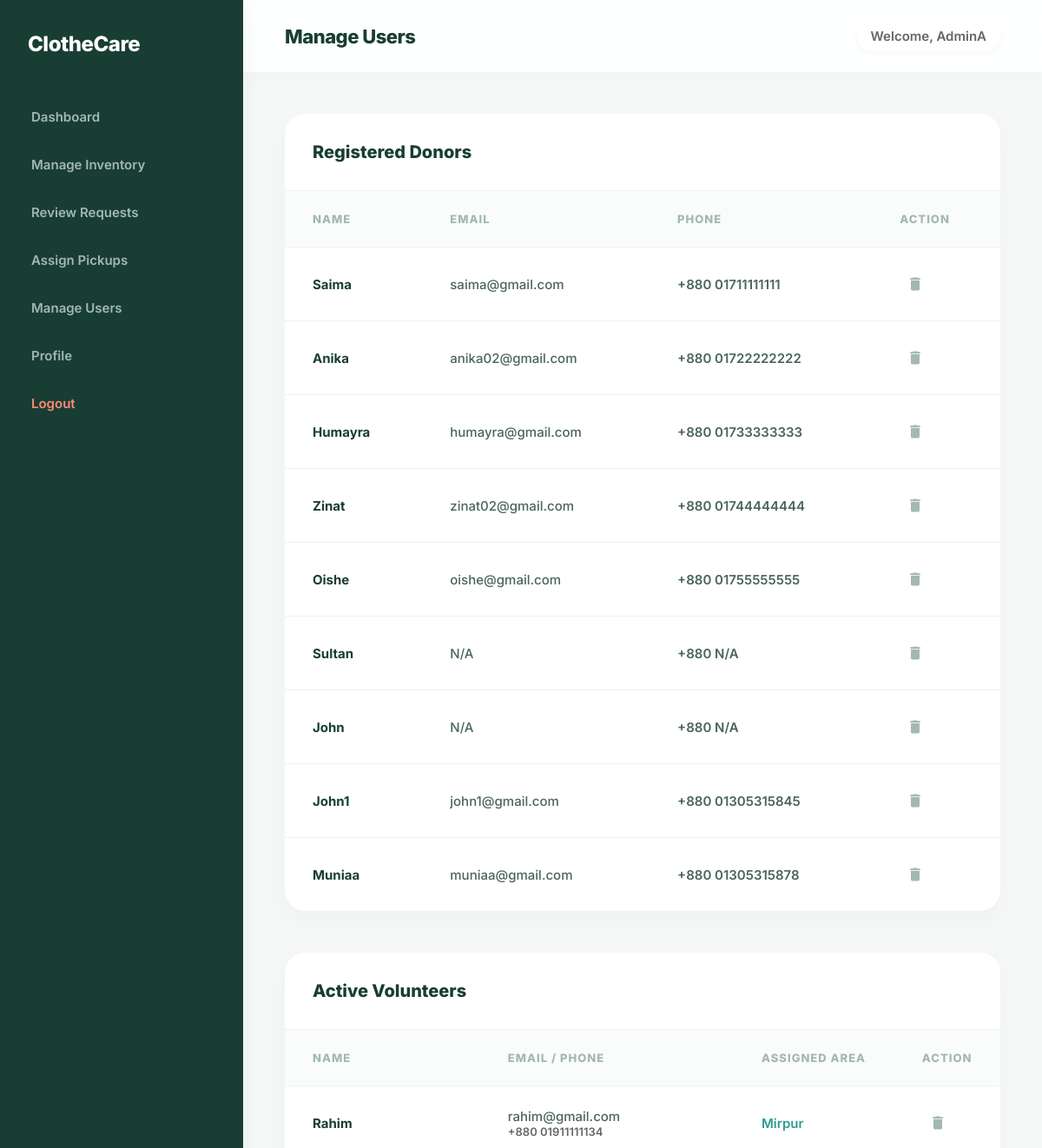
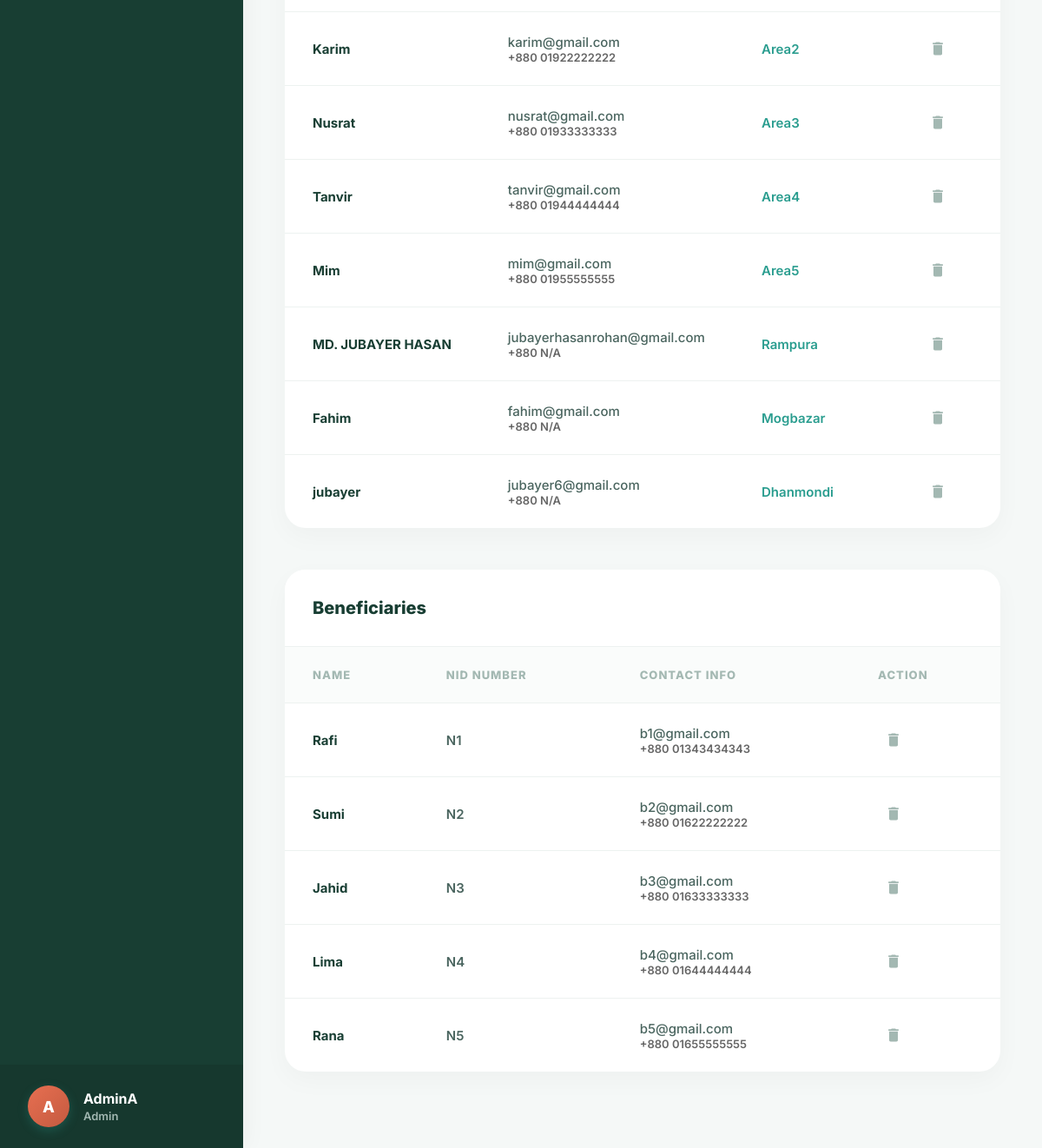
The page /admin/manage_users.php (signed in) on the database its author committed (2 pictures, top to bottom).
### tables this page shows
CREATE TABLE `donor` (
  `D_Id` int(11) NOT NULL,
  `D_Name` varchar(100) DEFAULT NULL,
  `D_Password` varchar(255) DEFAULT NULL,
  `DA_Id` int(11) DEFAULT NULL
);

CREATE TABLE `donor_email` (
  `D_Id` int(11) NOT NULL,
  `D_Email` varchar(100) NOT NULL
);

CREATE TABLE `donor_phone` (
  `D_Id` int(11) NOT NULL,
  `D_Phone` varchar(15) NOT NULL
);

CREATE TABLE `volunteer_phone` (
  `V_Id` int(11) NOT NULL,
  `V_Phone` varchar(15) NOT NULL
);

CREATE TABLE `volunteer` (
  `V_Id` int(11) NOT NULL,
  `V_Name` varchar(100) DEFAULT NULL,
  `V_Password` varchar(255) DEFAULT NULL,
  `V_Email` varchar(100) DEFAULT NULL,
  `V_Assigned_Area` varchar(100) DEFAULT NULL
);

CREATE TABLE `beneficiary` (
  `B_Id` int(11) NOT NULL,
  `B_Name` varchar(100) DEFAULT NULL,
  `B_NID` varchar(50) DEFAULT NULL,
  `B_Password` varchar(255) DEFAULT NULL,
  `B_Family_Size` int(11) DEFAULT NULL,
  `B_Income` decimal(10,2) DEFAULT NULL,
  `BA_Id` int(11) DEFAULT NULL
);

CREATE TABLE `beneficiary_email` (
  `B_Id` int(11) NOT NULL,
  `B_Email` varchar(100) NOT NULL
);

CREATE TABLE `beneficiary_phone` (
  `B_Id` int(11) NOT NULL,
  `B_Phone` varchar(15) NOT NULL
);

### admin/manage_users.php (the view, shortened to what this page needs)
<?php
require_once '../config/db.php';
$user_name = $_SESSION['user_name'];
$initials = strtoupper(substr(explode(' ', $user_name)[0], 0, 1) . (isset(explode(' ', $user_name)[1]) ? substr(explode(' ', $user_name)[1], 0, 1) : ''));
$donors = $conn->query("SELECT d.D_Id, d.D_Name, de.D_Email, dp.D_Phone FROM Donor d LEFT JOIN Donor_Email de ON d.D_Id = de.D_Id LEFT JOIN Donor_Phone dp ON d.D_Id = dp.D_Id GROUP BY d.D_Id");
$volunteers = $conn->query("SELECT v.V_Id, v.V_Name, v.V_Email, vp.V_Phone, v.V_Assigned_Area FROM Volunteer v LEFT JOIN Volunteer_Phone vp ON v.V_Id = vp.V_Id GROUP BY v.V_Id");
$beneficiaries = $conn->query("SELECT b.B_Id, b.B_Name, be.B_Email, bp.B_Phone, b.B_NID FROM Beneficiary b LEFT JOIN Beneficiary_Email be ON b.B_Id = be.B_Id LEFT JOIN Beneficiary_Phone bp ON b.B_Id = bp.B_Id GROUP BY b.B_Id");
?>
<!DOCTYPE html>
<html lang="en">
<head>
    <link rel="stylesheet" href="../css/style.css">
</head>
<body class="dashboard-body">
    <div class="sidebar">
        <div class="sidebar-brand">ClotheCare</div>
       <ul class="nav-links">
    <li><a href="dashboard_admin.php">Dashboard</a></li>
    <li><a href="manage_inventory.php">Manage Inventory</a></li>
    <li><a href="admin_requests.php">Review Requests</a></li>
    <li><a href="admin_pickups.php">Assign Pickups</a></li>
    <li><a href="manage_users.php">Manage Users</a></li>
    <li><a href="profile_admin.php">Profile</a></li>
    <li><a href="../auth/logout.php" class="logout-link">Logout</a></li>
</ul>
        <div class="sidebar-profile">
            <div class="profile-avatar" style="background: linear-gradient(135deg, #E76F51 0%, #c45a40 100%);"><?php echo $initials; ?></div>
            <div class="profile-info">
                <span class="profile-name"><?php echo htmlspecialchars($user_name); ?></span>
                <span class="profile-role">Admin</span>
            </div>
        </div>
    </div>
    <div class="main-content">
        <div class="topbar">
            <div class="page-title">Manage Users</div>
            <div class="topbar-user">Welcome, <?php echo htmlspecialchars($user_name); ?></div>
        </div>
        <div class="content-wrapper">
            <div class="table-container" style="margin-bottom: 48px;">
                <div class="table-header"><h3>Registered Donors</h3></div>
                <table>
                    <thead><tr><th>Name</th><th>Email</th><th>Phone</th><th>Action</th></tr></thead>
                    <tbody>
                        <?php while($row = $donors->fetch_assoc()): ?>
                        <tr>
                            <td style="font-weight: 700; color: #183e33;"><?php echo htmlspecialchars($row['D_Name']); ?></td>
                            <td><?php echo htmlspecialchars($row['D_Email'] ?? 'N/A'); ?></td>
                            <td style="font-weight: 600;">+880 <?php echo htmlspecialchars($row['D_Phone'] ?? 'N/A'); ?></td>
                            <td>
                                <form action="" method="POST" style="margin:0;" onsubmit="return confirm('Delete this donor?');">
                                    <button type="submit" name="delete_user" class="btn-icon-delete">
                                        <svg viewBox="0 0 24 24"><path d="M6 19c0 1.1.9 2 2 2h8c1.1 0 2-.9 2-2V7H6v12zM19 4h-3.5l-1-1h-5l-1 1H5v2h14V4z"/></svg>
                                    </button>
                                </form>
                            </td>
                        </tr>
                        <?php endwhile; ?>
                    </tbody>
                </table>
            </div>
            <div class="table-container" style="margin-bottom: 48px;">
                <div class="table-header"><h3>Active Volunteers</h3></div>
                <table>
                    <thead><tr><th>Name</th><th>Email / Phone</th><th>Assigned Area</th><th>Action</th></tr></thead>
                    <tbody>
                        <?php while($row = $volunteers->fetch_assoc()): ?>
                        <tr>
                            <td style="font-weight: 700; color: #183e33;"><?php echo htmlspecialchars($row['V_Name']); ?></td>
                            <td>
                                <div><?php echo htmlspecialchars($row['V_Email']); ?></div>
                                <div style="font-size: 13px; color: #666; font-weight: 600;">+880 <?php echo htmlspecialchars($row['V_Phone'] ?? 'N/A'); ?></div>
                            </td>
                            <td style="font-weight: 600; color: #2A9D8F;"><?php echo htmlspecialchars($row['V_Assigned_Area'] ?? 'Not Assigned'); ?></td>
                            <td>
                                <form action="" method="POST" style="margin:0;" onsubmit="return confirm('Delete this volunteer?');">
                                    <button type="submit" name="delete_user" class="btn-icon-delete">
                                        <svg viewBox="0 0 24 24"><path d="M6 19c0 1.1.9 2 2 2h8c1.1 0 2-.9 2-2V7H6v12zM19 4h-3.5l-1-1h-5l-1 1H5v2h14V4z"/></svg>
                                    </button>
                                </form>
                            </td>
                        </tr>
                        <?php endwhile; ?>
                    </tbody>
                </table>
            </div>
            <div class="table-container">
                <div class="table-header"><h3>Beneficiaries</h3></div>
                <table>
                    <thead><tr><th>Name</th><th>NID Number</th><th>Contact Info</th><th>Action</th></tr></thead>
                    <tbody>
                        <?php while($row = $beneficiaries->fetch_assoc()): ?>
                        <tr>
                            <td style="font-weight: 700; color: #183e33;"><?php echo htmlspecialchars($row['B_Name']); ?></td>
                            <td style="font-weight: 600;"><?php echo htmlspecialchars($row['B_NID']); ?></td>
                            <td>
                                <div><?php echo htmlspecialchars($row['B_Email'] ?? 'No Email'); ?></div>
                                <div style="font-size: 13px; color: #666; font-weight: 600;">+880 <?php echo htmlspecialchars($row['B_Phone'] ?? 'N/A'); ?></div>
                            </td>
                            <td>
                                <form action="" method="POST" style="margin:0;" onsubmit="return confirm('Delete this beneficiary?');">
                                    <button type="submit" name="delete_user" class="btn-icon-delete">
                                        <svg viewBox="0 0 24 24"><path d="M6 19c0 1.1.9 2 2 2h8c1.1 0 2-.9 2-2V7H6v12zM19 4h-3.5l-1-1h-5l-1 1H5v2h14V4z"/></svg>
                                    </button>
                                </form>
                            </td>
                        </tr>
                        <?php endwhile; ?>
                    </tbody>
                </table>
            </div>
        </div>
    </div>
</body>
</html>

### css/style.css (style rules this page uses)
* { box-sizing: border-box; margin: 0; padding: 0; font-family: 'Inter', -apple-system, BlinkMacSystemFont, "Segoe UI", Roboto, Helvetica, Arial, sans-serif; -webkit-font-smoothing: antialiased; -moz-osx-font-smoothing: grayscale; }
body.dashboard-body { background: #f5f8f7; display: flex; height: 100vh; overflow: hidden; }
.sidebar { width: 280px; background: #183e33; color: #ffffff; display: flex; flex-direction: column; transition: all 0.3s ease; box-shadow: 4px 0 24px rgba(0,0,0,0.04); z-index: 20; }
.sidebar-brand { padding: 36px 32px; font-size: 24px; font-weight: 800; letter-spacing: -0.5px; }
.nav-links { list-style: none; padding: 10px 16px; flex: 1; overflow-y: auto; }
.nav-links li { margin-bottom: 8px; }
.nav-links a { display: block; padding: 14px 20px; color: #a3b8b2; text-decoration: none; border-radius: 12px; font-weight: 600; font-size: 15px; transition: all 0.3s ease; }
.logout-link { color: #ff8b73 !important; }
.sidebar-profile { padding: 24px 32px; background: rgba(0,0,0,0.1); display: flex; align-items: center; gap: 16px; }
.profile-avatar { width: 48px; height: 48px; background: linear-gradient(135deg, #2A9D8F 0%, #1c7a6e 100%); border-radius: 50%; display: flex; align-items: center; justify-content: center; font-weight: 800; font-size: 18px; box-shadow: 0 4px 12px rgba(42, 157, 143, 0.3); }
.profile-info { display: flex; flex-direction: column; }
.profile-name { font-size: 16px; font-weight: 700; }
.profile-role { font-size: 13px; color: #a3b8b2; font-weight: 600; margin-top: 2px; }
.main-content { flex: 1; display: flex; flex-direction: column; overflow-y: auto; scroll-behavior: smooth; }
.topbar { background: rgba(255, 255, 255, 0.9); backdrop-filter: blur(10px); padding: 24px 48px; display: flex; justify-content: space-between; align-items: center; position: sticky; top: 0; z-index: 10; box-shadow: 0 4px 20px rgba(0,0,0,0.02); }
.page-title { font-size: 22px; font-weight: 800; color: #183e33; letter-spacing: -0.5px; }
.topbar-user { font-size: 15px; font-weight: 600; color: #666; background: #ffffff; padding: 8px 16px; border-radius: 20px; box-shadow: 0 2px 8px rgba(0,0,0,0.04); }
.content-wrapper { padding: 48px; max-width: 1200px; margin: 0 auto; width: 100%; }
.table-container { background: #ffffff; border-radius: 24px; overflow: hidden; margin-bottom: 40px; box-shadow: 0 10px 30px rgba(0,0,0,0.03); }
.table-header { padding: 32px; border-bottom: 1px solid #edf2f0; display: flex; justify-content: space-between; align-items: center; background: #ffffff; }
.table-header h3 { font-size: 20px; font-weight: 800; color: #183e33; }
table { width: 100%; border-collapse: collapse; }
th, td { padding: 24px 32px; text-align: left; font-size: 15px; border-bottom: 1px solid #edf2f0; font-weight: 500; color: #4a655f; }
th { font-size: 13px; color: #a3b8b2; font-weight: 800; text-transform: uppercase; background: #fafcfb; letter-spacing: 1px; }
tr:last-child td { border-bottom: none; }
.btn-icon-delete { background: none; border: none; color: #a3b8b2; cursor: pointer; padding: 8px; border-radius: 8px; transition: all 0.3s ease; display: inline-flex; align-items: center; justify-content: center; }
.btn-icon-delete svg { width: 20px; height: 20px; fill: currentColor; }

### rows shown on the page
donor: D_Name "Saima", donor_email.D_Email "saima@gmail.com", donor_phone.D_Phone "01711111111"
donor: D_Name "Anika", donor_email.D_Email "anika02@gmail.com", donor_phone.D_Phone "01722222222"
donor: D_Name "Humayra", donor_email.D_Email "humayra@gmail.com", donor_phone.D_Phone "01733333333"
donor: D_Name "Zinat", donor_email.D_Email "zinat02@gmail.com", donor_phone.D_Phone "01744444444"
donor: D_Name "Oishe", donor_email.D_Email "oishe@gmail.com", donor_phone.D_Phone "01755555555"
donor: D_Name "Sultan", D_Email "N/A", D_Phone "N/A"
donor: D_Name "John", D_Email "N/A", D_Phone "N/A"
donor: D_Name "John1", donor_email.D_Email "john1@gmail.com", donor_phone.D_Phone "01305315845"
donor: D_Name "Muniaa", donor_email.D_Email "muniaa@gmail.com", donor_phone.D_Phone "01305315878"
volunteer_phone: V_Id.V_Name "Rahim", V_Id.V_Email "rahim@gmail.com", V_Phone "01911111134", V_Id.V_Assigned_Area "Mirpur"
volunteer_phone: V_Id.V_Name "Karim", V_Id.V_Email "karim@gmail.com", V_Phone "01922222222", V_Id.V_Assigned_Area "Area2"
volunteer_phone: V_Id.V_Name "Nusrat", V_Id.V_Email "nusrat@gmail.com", V_Phone "01933333333", V_Id.V_Assigned_Area "Area3"
volunteer_phone: V_Id.V_Name "Tanvir", V_Id.V_Email "tanvir@gmail.com", V_Phone "01944444444", V_Id.V_Assigned_Area "Area4"
volunteer_phone: V_Id.V_Name "Mim", V_Id.V_Email "mim@gmail.com", V_Phone "01955555555", V_Id.V_Assigned_Area "Area5"
volunteer: V_Name "MD. JUBAYER HASAN", V_Email "jubayerhasanrohan@gmail.com", V_Phone "N/A", V_Assigned_Area "Rampura"
volunteer: V_Name "Fahim", V_Email "fahim@gmail.com", V_Phone "N/A", V_Assigned_Area "Mogbazar"
volunteer: V_Name "jubayer", V_Email "jubayer6@gmail.com", V_Phone "N/A", V_Assigned_Area "Dhanmondi"
beneficiary: B_Name "Rafi", B_NID "N1", beneficiary_email.B_Email "b1@gmail.com", beneficiary_phone.B_Phone "01343434343"
beneficiary: B_Name "Sumi", B_NID "N2", beneficiary_email.B_Email "b2@gmail.com", beneficiary_phone.B_Phone "01622222222"
beneficiary: B_Name "Jahid", B_NID "N3", beneficiary_email.B_Email "b3@gmail.com", beneficiary_phone.B_Phone "01633333333"
beneficiary: B_Name "Lima", B_NID "N4", beneficiary_email.B_Email "b4@gmail.com", beneficiary_phone.B_Phone "01644444444"
beneficiary: B_Name "Rana", B_NID "N5", beneficiary_email.B_Email "b5@gmail.com", beneficiary_phone.B_Phone "01655555555"

### other values the page prints
$initials "A"
$user_name "AdminA"
